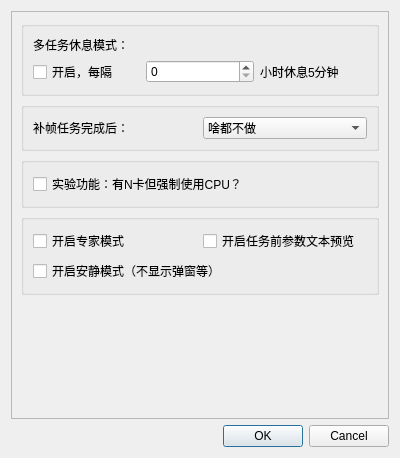
<?xml version="1.0" encoding="UTF-8"?>
<ui version="4.0">
 <class>Dialog</class>
 <widget class="QDialog" name="Dialog">
  <property name="geometry">
   <rect>
    <x>0</x>
    <y>0</y>
    <width>400</width>
    <height>458</height>
   </rect>
  </property>
  <property name="maximumSize">
   <size>
    <width>600</width>
    <height>23333</height>
   </size>
  </property>
  <property name="windowTitle">
   <string>Dialog</string>
  </property>
  <layout class="QGridLayout" name="gridLayout">
   <item row="0" column="0">
    <widget class="QScrollArea" name="scrollArea">
     <property name="sizePolicy">
      <sizepolicy hsizetype="Expanding" vsizetype="Preferred">
       <horstretch>0</horstretch>
       <verstretch>0</verstretch>
      </sizepolicy>
     </property>
     <property name="widgetResizable">
      <bool>true</bool>
     </property>
     <widget class="QWidget" name="scrollAreaWidgetContents">
      <property name="geometry">
       <rect>
        <x>0</x>
        <y>0</y>
        <width>380</width>
        <height>409</height>
       </rect>
      </property>
      <layout class="QVBoxLayout" name="verticalLayout_3">
       <item>
        <widget class="QGroupBox" name="groupBox">
         <property name="title">
          <string/>
         </property>
         <layout class="QGridLayout" name="gridLayout_2">
          <item row="0" column="0">
           <layout class="QVBoxLayout" name="verticalLayout">
            <item>
             <widget class="QLabel" name="label_2">
              <property name="text">
               <string>多任务休息模式：</string>
              </property>
             </widget>
            </item>
            <item>
             <layout class="QHBoxLayout" name="horizontalLayout_2">
              <item>
               <widget class="QCheckBox" name="MultiTaskRestChecker">
                <property name="text">
                 <string>开启，每隔</string>
                </property>
               </widget>
              </item>
              <item>
               <widget class="MySpinBox" name="MultiTaskRestInterval"/>
              </item>
              <item>
               <widget class="QLabel" name="label_3">
                <property name="text">
                 <string>小时休息5分钟</string>
                </property>
               </widget>
              </item>
             </layout>
            </item>
           </layout>
          </item>
         </layout>
        </widget>
       </item>
       <item>
        <widget class="QGroupBox" name="groupBox_4">
         <property name="title">
          <string/>
         </property>
         <layout class="QGridLayout" name="gridLayout_5">
          <item row="0" column="1">
           <widget class="QComboBox" name="AfterMission">
            <item>
             <property name="text">
              <string>啥都不做</string>
             </property>
            </item>
            <item>
             <property name="text">
              <string>关机</string>
             </property>
            </item>
            <item>
             <property name="text">
              <string>休眠</string>
             </property>
            </item>
           </widget>
          </item>
          <item row="0" column="0">
           <widget class="QLabel" name="label">
            <property name="text">
             <string>补帧任务完成后：</string>
            </property>
           </widget>
          </item>
         </layout>
        </widget>
       </item>
       <item>
        <widget class="QGroupBox" name="groupBox_2">
         <property name="title">
          <string/>
         </property>
         <layout class="QGridLayout" name="gridLayout_3">
          <item row="0" column="0">
           <layout class="QVBoxLayout" name="verticalLayout_2">
            <item>
             <layout class="QHBoxLayout" name="horizontalLayout_3">
              <item>
               <widget class="QCheckBox" name="ForceCpuChecker">
                <property name="text">
                 <string>实验功能：有N卡但强制使用CPU？</string>
                </property>
               </widget>
              </item>
             </layout>
            </item>
           </layout>
          </item>
         </layout>
        </widget>
       </item>
       <item>
        <widget class="QGroupBox" name="groupBox_3">
         <property name="title">
          <string/>
         </property>
         <layout class="QGridLayout" name="gridLayout_4">
          <item row="0" column="0">
           <layout class="QHBoxLayout" name="horizontalLayout_4">
            <item>
             <widget class="QCheckBox" name="ExpertModeChecker">
              <property name="text">
               <string>开启专家模式</string>
              </property>
              <property name="checked">
               <bool>false</bool>
              </property>
             </widget>
            </item>
            <item>
             <widget class="QCheckBox" name="PreviewArgsModeChecker">
              <property name="text">
               <string>开启任务前参数文本预览</string>
              </property>
              <property name="checked">
               <bool>false</bool>
              </property>
             </widget>
            </item>
           </layout>
          </item>
          <item row="1" column="0">
           <widget class="QCheckBox" name="QuietModeChecker">
            <property name="text">
             <string>开启安静模式（不显示弹窗等）</string>
            </property>
            <property name="checked">
             <bool>false</bool>
            </property>
           </widget>
          </item>
         </layout>
        </widget>
       </item>
       <item>
        <spacer name="verticalSpacer">
         <property name="orientation">
          <enum>Qt::Vertical</enum>
         </property>
         <property name="sizeHint" stdset="0">
          <size>
           <width>20</width>
           <height>40</height>
          </size>
         </property>
        </spacer>
       </item>
      </layout>
     </widget>
    </widget>
   </item>
   <item row="1" column="0">
    <widget class="QDialogButtonBox" name="buttonBox">
     <property name="orientation">
      <enum>Qt::Horizontal</enum>
     </property>
     <property name="standardButtons">
      <set>QDialogButtonBox::Cancel|QDialogButtonBox::Ok</set>
     </property>
    </widget>
   </item>
  </layout>
 </widget>
 <customwidgets>
  <customwidget>
   <class>MySpinBox</class>
   <extends>QSpinBox</extends>
   <header location="global">Utils.RIFE_GUI_Custom</header>
  </customwidget>
 </customwidgets>
 <resources/>
 <connections>
  <connection>
   <sender>buttonBox</sender>
   <signal>accepted()</signal>
   <receiver>Dialog</receiver>
   <slot>accept()</slot>
   <hints>
    <hint type="sourcelabel">
     <x>248</x>
     <y>254</y>
    </hint>
    <hint type="destinationlabel">
     <x>157</x>
     <y>274</y>
    </hint>
   </hints>
  </connection>
  <connection>
   <sender>buttonBox</sender>
   <signal>rejected()</signal>
   <receiver>Dialog</receiver>
   <slot>reject()</slot>
   <hints>
    <hint type="sourcelabel">
     <x>316</x>
     <y>260</y>
    </hint>
    <hint type="destinationlabel">
     <x>286</x>
     <y>274</y>
    </hint>
   </hints>
  </connection>
 </connections>
</ui>
